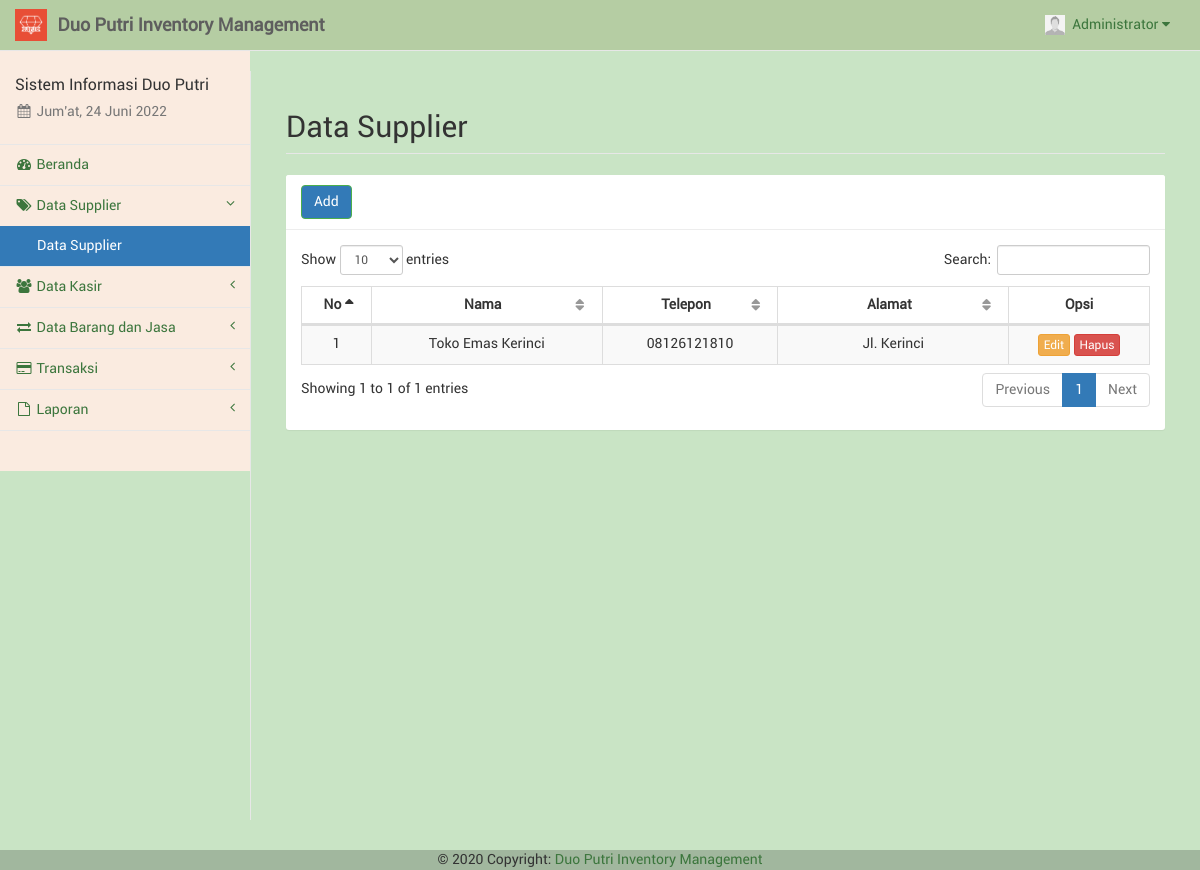
/supplier.php (signed in), run on the app's committed database.
### tables this page shows
CREATE TABLE `supplier` (
  `id_spl` int(11) NOT NULL,
  `nama_spl` varchar(50) NOT NULL,
  `telp_spl` varchar(20) NOT NULL,
  `alamat_spl` text NOT NULL
);

### sess_check.php (called while the page is built, shortened)
<?php
	$chk_sess = $_SESSION['admin'];
	include("dist/config/koneksi.php");
	$sql_sess = "SELECT * FROM admin WHERE id_adm='". $chk_sess ."'";
	$ress_sess = mysqli_query($conn, $sql_sess);
	$row_sess = mysqli_fetch_array($ress_sess);
	$sess_admname = $row_sess['nama_adm'];
	$sess_admfoto = $row_sess['foto_adm'];
?>

### supplier.php (the view, shortened to what this page needs)
<?php
include("sess_check.php");
$pagedesc = "Data Supplier";
include("layout_top.php");
?>
<div id="page-wrapper" style="background-color: #C9E4C5;">
	<div class="container-fluid">
		<div class="row">
			<div class="col-lg-12">
				<h1 class="page-header">Data Supplier</h1>
			</div>
		</div>
		<div class="row">
			<div class="col-lg-12"><?php include("layout_alert.php"); ?></div>
		</div>
		<div class="row">
			<div class="col-lg-12">
				<div class="panel panel-default">
					<div class="panel-heading">
						<a href="supplier_tambah.php" class="btn btn-success">Add</a>
					</div>
					<div class="panel-body">
						<table class="table table-striped table-bordered table-hover" id="tabel-data">
							<thead>
								<tr>
									<th width="1%">No</th>
									<th width="10%">Nama</th>
									<th width="5%">Telepon</th>
									<th width="10%">Alamat</th>
									<th width="5%">Opsi</th>
								</tr>
							</thead>
							<tbody>
								<?php
								$i = 1;
								$sql = "SELECT * FROM supplier ORDER BY nama_spl ASC";
								$ress = mysqli_query($conn, $sql);
								while ($data = mysqli_fetch_array($ress)) {
									echo '<tr>';
									echo '<td class="text-center">' . $i . '</td>';
									echo '<td class="text-center">' . $data['nama_spl'] . '</td>';
									echo '<td class="text-center">' . $data['telp_spl'] . '</td>';
									echo '<td class="text-center">' . $data['alamat_spl'] . '</td>';
									echo '<td class="text-center">
													  <a href="supplier_edit.php?spl=' . $data['id_spl'] . '" class="btn btn-warning btn-xs">Edit</a>'; ?>
									<a href="supplier_hapus.php?spl=<?php echo $data['id_spl']; ?>" onclick="return confirm('Apakah anda yakin akan menghapus <?php echo $data['nama_spl']; ?>?');" class="btn btn-danger btn-xs">Hapus</a></td>
								<?php
									echo '</tr>';
									$i++;
								}
								?>
							</tbody>
						</table>
					</div>
				</div>
			</div>
		</div>
	</div>
</div>
<?php
include("layout_bottom.php");
?>

### layout_top.php (shortened to what this page needs)
<?php
$haries = array("Sunday" => "Minggu", "Monday" => "Senin", "Tuesday" => "Selasa", "Wednesday" => "Rabu", "Thursday" => "Kamis", "Friday" => "Jum'at", "Saturday" => "Sabtu");
$bulans = array("", "Januari", "Februari", "Maret", "April", "Mei", "Juni", "Juli", "Agustus", "September", "Oktober", "November", "Desember");
$hari_ini = $haries[date("l")];
$bulan_ini = $bulans[date("n")];
$tanggal = date("d");
$tahun = date("Y");
?>
<!DOCTYPE html>
<html lang="en">
<head>
	<link href="libs/bootstrap/dist/css/bootstrap.min.css" rel="stylesheet">
	<link href="libs/metisMenu/dist/metisMenu.min.css" rel="stylesheet">
	<link href="libs/datatables-plugins/integration/bootstrap/3/dataTables.bootstrap.css" rel="stylesheet">
	<link href="libs/datatables-responsive/css/dataTables.responsive.css" rel="stylesheet">
	<link href="dist/css/sb-admin-2.css" rel="stylesheet">
	<link href="dist/css/offline-font.css" rel="stylesheet">
	<link href="dist/css/custom.css" rel="stylesheet">
	<link href="libs/font-awesome/css/font-awesome.min.css" rel="stylesheet" type="text/css">
</head>
<body style="background-color: #C9E4C5;">
	<div id="wrapper" style="background-color: #C9E4C5;">
		<nav class="navbar navbar-default navbar-static-top" style="background-color: #B5CDA3 ;" role="navigation" style="margin-bottom: 0">
			<div class="navbar-header">
				<a class="navbar-brand hidden-xs" href="index.php">
					<img src="foto/logos.png" alt="brand" width="32" class="float-left image-brand">
					<div class="float-right">&nbsp;<strong>Duo Putri Inventory Management</strong></div>
				</a>
			</div>
			<ul class="nav navbar-top-links navbar-right">
				<li class="dropdown dropdown-right">
					<a class="dropdown-toggle" data-toggle="dropdown" href="#">
						<img src="foto/<?php echo $sess_admfoto; ?>" width="20px" height="20px" padding="0px">&nbsp;&nbsp;<?php echo ucfirst($sess_admname); ?>&nbsp;<i class="fa fa-caret-down"></i>
					</a>
				</li>
			</ul>
			<div class="navbar-default sidebar" style="background-color: #FAEBE0;" role="navigation">
				<div class="sidebar-nav navbar-collapse">
					<ul class="nav" id="side-menu">
						<li class="sidebar-search">
							<h4>Sistem Informasi Duo Putri</h4>
							<h5 class="text-muted"><i class="fa fa-calendar fa-fw"></i>&nbsp;<?php echo $hari_ini . ", " . $tanggal . " " . $bulan_ini . " " . $tahun ?></h5>
						</li>
						<?php
						if ($pagedesc == "Beranda") {
							echo '<li><a href="index.php" class="active"><i class="fa fa-tachometer fa-fw"></i>&nbsp;Beranda</a></li>';
						} else {
							echo '<li><a href="index.php"><i class="fa fa-tachometer fa-fw"></i>&nbsp;Beranda</a></li>';
						}
						if (isset($menuparent) && $menuparent == "supplier") {
							echo '<li class="active">';
						} else {
							echo '<li>';
						}
						?>
						<a href="#"><i class="fa fa-tags fa-fw"></i>&nbsp;Data Supplier<span class="fa arrow"></span></a>
						<ul class="nav nav-second-level">
							<?php
							if ($pagedesc == "Data Supplier") {
								echo '<li><a href="supplier.php" class="active">Data Supplier</a></li>';
							} else {
								echo '<li><a href="supplier.php">Data Supplier</a></li>';
							}
							?>
						</ul>
						<?php
						if (isset($menuparent) && $menuparent == "kasir") {
							echo '<li class="active">';
						} else {
							echo '<li>';
						}
						?>
						<a href="#"><i class="fa fa-group fa-fw"></i>&nbsp;Data Kasir<span class="fa arrow"></span></a>
						<?php
						if (isset($menuparent) && $menuparent == "barang") {
							echo '<li class="active">';
						} else {
							echo '<li>';
						}
						?>
						<a href="#"><i class="fa fa-exchange fa-fw"></i>&nbsp;Data Barang dan Jasa<span class="fa arrow"></span></a>
						<?php
						if (isset($menuparent) && $menuparent == "transaksi") {
							echo '<li class="active">';
						} else {
							echo '<li>';
						}
						?>
						<a href="#"><i class="fa fa-credit-card fa-fw"></i>&nbsp;Transaksi<span class="fa arrow"></span></a>
						</li>
						<?php
						if (isset($menuparent) && $menuparent == "laporan") {
							echo '<li class="active">';
						} else {
							echo '<li>';
						}
						?>
						<a href="#"><i class="fa fa-file-o fa-fw"></i>&nbsp;Laporan<span class="fa arrow"></span></a>
						</li>
					</ul>
				</div>
			</div>
		</nav>

### data on the page
supplier: nama_spl "Toko Emas Kerinci", telp_spl "08126121810", alamat_spl "Jl. Kerinci"

### other printed values
$sess_admname "Administrator"
